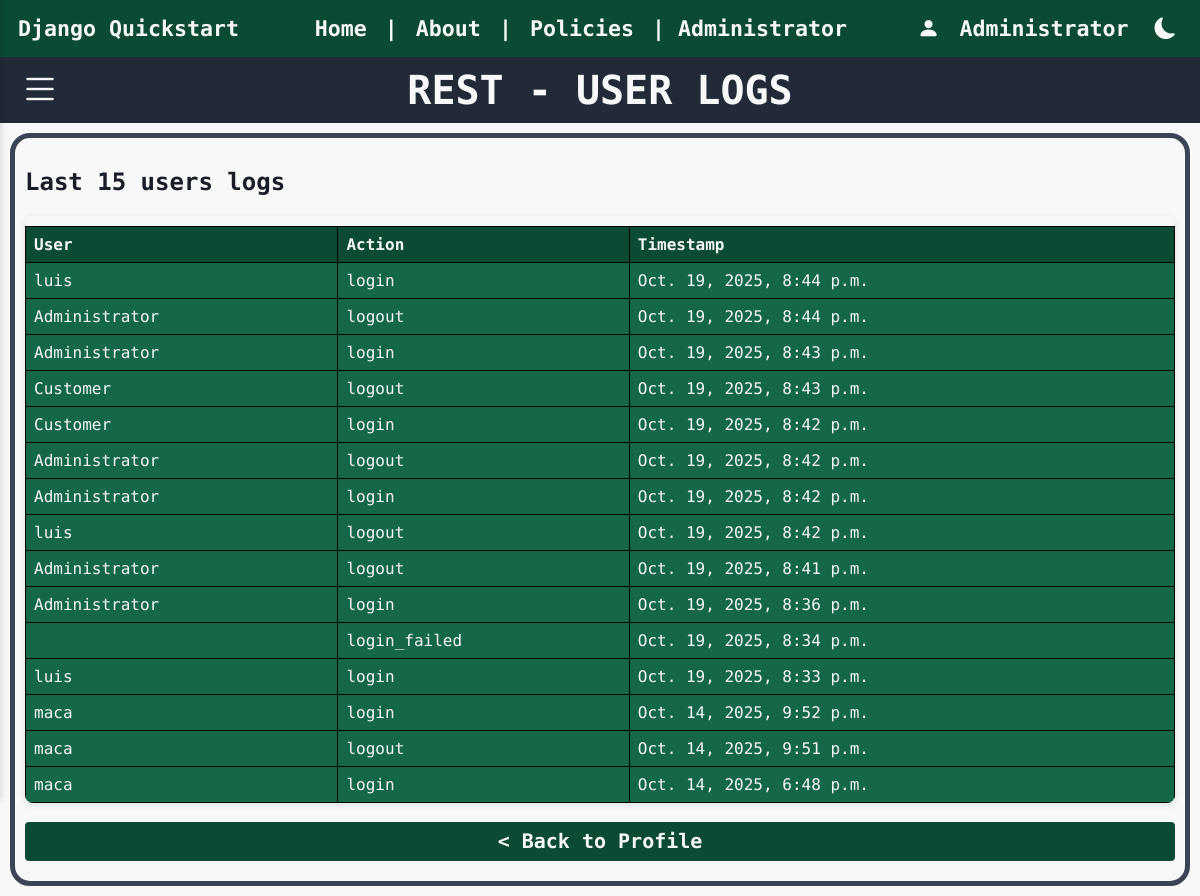
Page /user_logs (signed in) on the earlier database version.
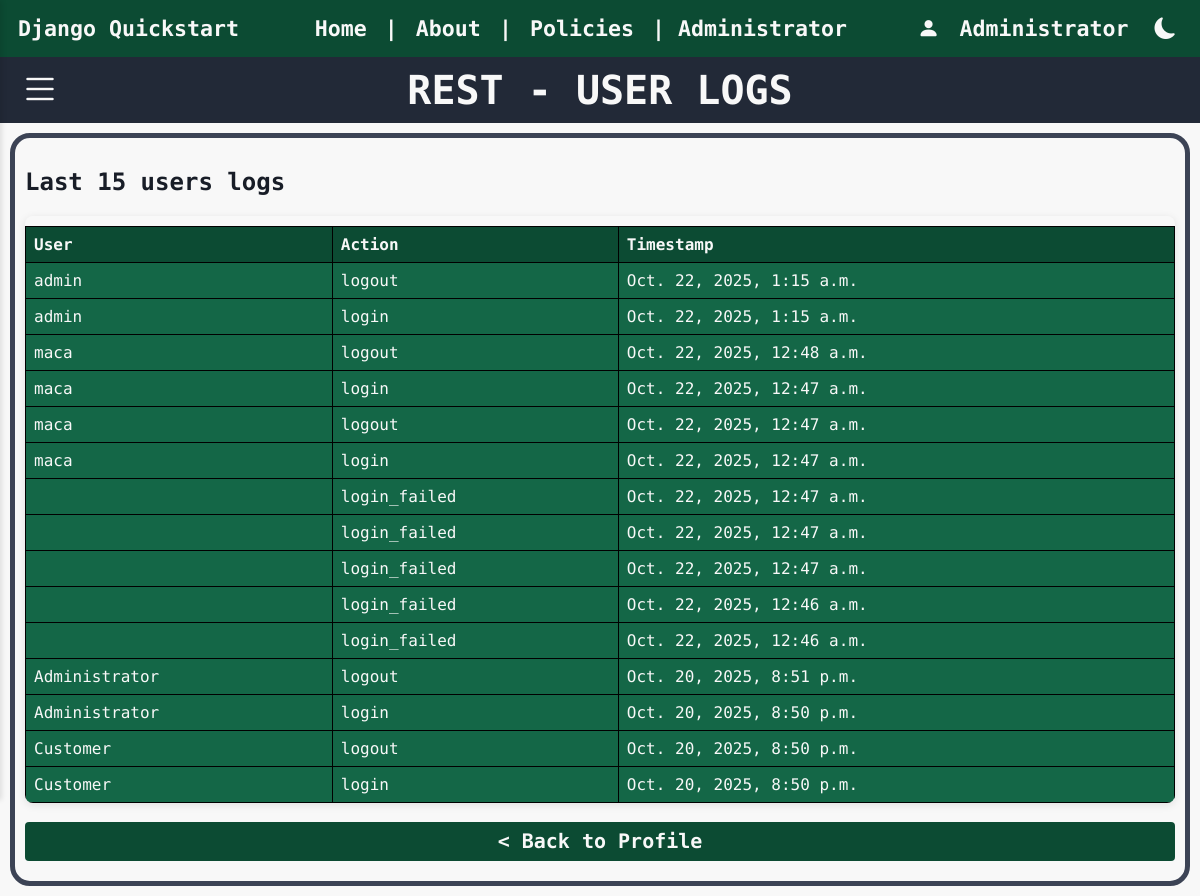
Same page on the later database version.
### rest/models.py (models this page shows, shortened)
class UserLog(models.Model):
    EVENT_CHOICES = [
        ('login', 'Login'),
        ('logout', 'Logout'),
        ('login_failed', 'Login Failed'),
        ('password_change', 'Password Change'),
    ]
    user = models.ForeignKey(User, on_delete=models.CASCADE, null=True, blank=True)
    username = models.CharField(max_length=150)
    event_type = models.CharField(max_length=20, choices=EVENT_CHOICES)
    ip_address = models.GenericIPAddressField(null=True, blank=True)
    timestamp = models.DateTimeField(auto_now_add=True)
    details = models.TextField(blank=True)

### rest/views.py (the view)
# urls.py: path('user_logs', views.user_logs, name='user_logs'),
@login_required
def user_logs(request):
    logs = UserLog.objects.filter().order_by('-timestamp')[:15]
    return render(request, 'user_logs.html', {
        'logs': logs
    })

### json_app/context_processors.py (called while the page is built)
def dark_mode_context(request):
    return {'dark_mode': request.session.get('dark_mode', False)}

### json_app/templatetags/dark_mode_tags.py (called while the page is built)
@register.inclusion_tag('json_app/_dark_mode_button.html', takes_context=True)
def dark_mode_button(context):
    return {
        'dark_mode': context.get('dark_mode', False)
    }

### rest/templates/user_logs.html
{% extends "base.html" %}
{% block body %}
{% include "title.html" with title="- USER LOGS" %}
    <div class="container-table-rest">
        <h2 class="subtitle">Last 15 users logs</h2>
        <div class="table-container">
            <table class="crud-table">
                <thead>
                    <tr>
                        <th>User</th>
                        <th>Action</th>
                        <th>Timestamp</th>
                    </tr>
                </thead>
                <tbody>
                    {% for log in logs %}
                    <tr>
                        <td>{{ log.user.username }}</td>
                        <td>{{ log.event_type }}</td>
                        <td>{{ log.timestamp }}</td>
                    </tr>
                    {% empty %}
                    <tr>
                        <td colspan="3">No logs available.</td>
                    </tr>
                    {% endfor %}
                </tbody>
            </table>
        </div>
        <br>
        <a class="back_button" href="{% url 'profile_rest_basic' %}">< Back to Profile</a>
    </div>
{% endblock %}

Differences in the rows shown:
no longer on this page (row unchanged): UserLog: user.username "luis", event_type "login", timestamp "Oct. 19, 2025, 8:44 p.m."
no longer on this page (row unchanged): UserLog: user.username "Administrator", event_type "logout", timestamp "Oct. 19, 2025, 8:44 p.m."
no longer on this page (row unchanged): UserLog: user.username "Administrator", event_type "login", timestamp "Oct. 19, 2025, 8:43 p.m."
no longer on this page (row unchanged): UserLog: user.username "Customer", event_type "logout", timestamp "Oct. 19, 2025, 8:43 p.m."
no longer on this page (row unchanged): UserLog: user.username "Customer", event_type "login", timestamp "Oct. 19, 2025, 8:42 p.m."
no longer on this page (row unchanged): UserLog: user.username "Administrator", event_type "logout", timestamp "Oct. 19, 2025, 8:42 p.m."
no longer on this page (row unchanged): UserLog: user.username "Administrator", event_type "login", timestamp "Oct. 19, 2025, 8:42 p.m."
no longer on this page (row unchanged): UserLog: user.username "luis", event_type "logout", timestamp "Oct. 19, 2025, 8:42 p.m."
no longer on this page (row unchanged): UserLog: user.username "Administrator", event_type "logout", timestamp "Oct. 19, 2025, 8:41 p.m."
no longer on this page (row unchanged): UserLog: user.username "Administrator", event_type "login", timestamp "Oct. 19, 2025, 8:36 p.m."
no longer on this page (row unchanged): UserLog: event_type "login_failed", timestamp "Oct. 19, 2025, 8:34 p.m."
no longer on this page (row unchanged): UserLog: user.username "luis", event_type "login", timestamp "Oct. 19, 2025, 8:33 p.m."
no longer on this page (row unchanged): UserLog: user.username "maca", event_type "login", timestamp "Oct. 14, 2025, 9:52 p.m."
no longer on this page (row unchanged): UserLog: user.username "maca", event_type "logout", timestamp "Oct. 14, 2025, 9:51 p.m."
no longer on this page (row unchanged): UserLog: user.username "maca", event_type "login", timestamp "Oct. 14, 2025, 6:48 p.m."
added UserLog: user.username "admin", event_type "logout", timestamp "Oct. 22, 2025, 1:15 a.m."
added UserLog: user.username "admin", event_type "login", timestamp "Oct. 22, 2025, 1:15 a.m."
added UserLog: user.username "maca", event_type "logout", timestamp "Oct. 22, 2025, 12:48 a.m."
added UserLog: user.username "maca", event_type "login", timestamp "Oct. 22, 2025, 12:47 a.m."
added UserLog: user.username "maca", event_type "logout", timestamp "Oct. 22, 2025, 12:47 a.m."
added UserLog: user.username "maca", event_type "login", timestamp "Oct. 22, 2025, 12:47 a.m."
added UserLog: event_type "login_failed", timestamp "Oct. 22, 2025, 12:47 a.m."
added UserLog: event_type "login_failed", timestamp "Oct. 22, 2025, 12:47 a.m."
added UserLog: event_type "login_failed", timestamp "Oct. 22, 2025, 12:47 a.m."
added UserLog: event_type "login_failed", timestamp "Oct. 22, 2025, 12:46 a.m."
added UserLog: event_type "login_failed", timestamp "Oct. 22, 2025, 12:46 a.m."
added UserLog: user.username "Administrator", event_type "logout", timestamp "Oct. 20, 2025, 8:51 p.m."
added UserLog: user.username "Administrator", event_type "login", timestamp "Oct. 20, 2025, 8:50 p.m."
added UserLog: user.username "Customer", event_type "logout", timestamp "Oct. 20, 2025, 8:50 p.m."
added UserLog: user.username "Customer", event_type "login", timestamp "Oct. 20, 2025, 8:50 p.m."
